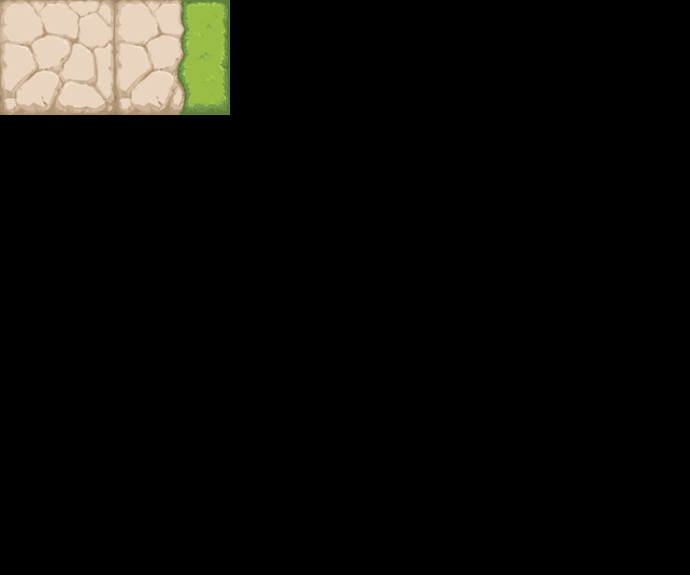

A 2D game scene composited from a Tiled map and its tileset images. What follows is a short description and the map's XML, with each tile layer's data collapsed to a summary:
An orthogonal 6x5 tile map with 115x115 px tiles, 1 tile layer (块层 1).

<map version="1.0" orientation="orthogonal" width="6" height="5" tilewidth="115" tileheight="115">
 <tileset firstgid="1" name="tree_block" tilewidth="115" tileheight="115">
  <image source="tree_block.png" width="512" height="1035" />
 </tileset>
 <layer name="块层 1" width="6" height="5">
  <data>[30 cells, 2 non-empty, 2 distinct tile ids]</data>
 </layer>
</map>
